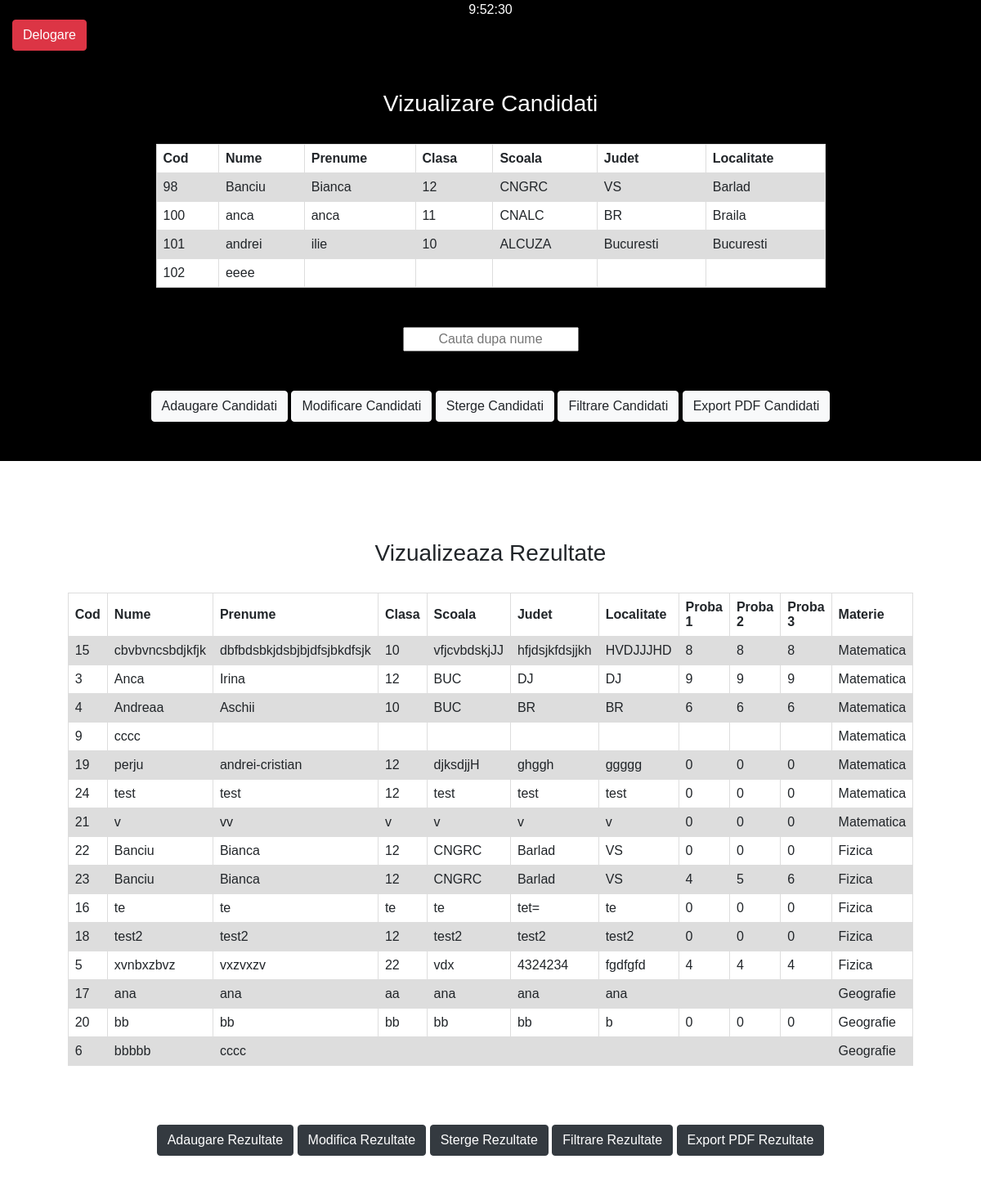
The app's page /olimpiadacomisie.php with its own data.
### tables this page shows
CREATE TABLE `candidati` (
  `cod` int(11) NOT NULL,
  `nume_candidati` varchar(45) DEFAULT NULL,
  `prenume_candidati` varchar(45) DEFAULT NULL,
  `adresa_candidati` varchar(45) DEFAULT NULL,
  `telefon_candidati` varchar(45) DEFAULT NULL,
  `email_candidati` varchar(45) DEFAULT NULL,
  `clasa_candidati` varchar(45) DEFAULT NULL,
  `scoala_candidati` varchar(45) DEFAULT NULL,
  `judet_candidati` varchar(45) DEFAULT NULL,
  `localitate_candidati` varchar(45) DEFAULT NULL,
  `user_candidati` varchar(45) DEFAULT NULL,
  `parola_candidati` varchar(45) DEFAULT NULL,
  `rol_candidati` varchar(45) DEFAULT NULL
);

CREATE TABLE `rezultate` (
  `cod` int(45) NOT NULL,
  `nume_candidati` varchar(45) DEFAULT NULL,
  `prenume_candidati` varchar(45) DEFAULT NULL,
  `clasa_candidati` varchar(45) DEFAULT NULL,
  `scoala_candidati` varchar(45) DEFAULT NULL,
  `localitate_candidati` varchar(45) DEFAULT NULL,
  `judet_candidati` varchar(45) DEFAULT NULL,
  `proba1` varchar(45) DEFAULT '0',
  `proba2` varchar(45) DEFAULT '0',
  `proba3` varchar(45) DEFAULT '0',
  `cod_materie` int(11) NOT NULL
);

CREATE TABLE `materie` (
	`cod_materie` int(11) NOT NULL,
	`denumire_materie` varchar(45) DEFAULT NULL
);

### olimpiadacomisie.php (the view, shortened to what this page needs)
<?php $servername = "127.0.0.1";
$username = "root";
$password = "";
$myDB="7YNzXacPRV";
try {
     $conn = new PDO("mysql:host=$servername;dbname=$myDB", $username, $password);
    $conn->setAttribute(PDO::ATTR_ERRMODE, PDO::ERRMODE_EXCEPTION);
    $sql = "select cod,nume_candidati,prenume_candidati,clasa_candidati,scoala_candidati,judet_candidati,localitate_candidati from candidati";
    $query="select cod, nume_candidati, prenume_candidati, clasa_candidati, scoala_candidati, localitate_candidati, judet_candidati, proba1, proba2, proba3, materie.cod_materie as cod_mat, materie.denumire_materie as den_mat from rezultate, materie where rezultate.cod_materie=materie.cod_materie order by cod_mat, nume_candidati";
    }catch(PDOException $e)
    {
    echo $sql . "<br>" . $e->getMessage();
    $conn = null;
    }
?>
<html>
 <head>
 <link rel="stylesheet" href="https://maxcdn.bootstrapcdn.com/bootstrap/4.0.0-beta/css/bootstrap.min.css">
 <center><body onload="startTime()" style="background-color:black">
<div id="txt" style="color:white"></div></center>
</head>
 </head>
 <body>
<div class="container-fluid" style="background-color:black">
<a href="Login.html">
	<button class="btn btn-danger">Delogare</button>
</a>
<div id="Candidati">
<br>
<center>
<br>
<h3 style="color:white">Vizualizare Candidati</h3><br>
<table id="myTable">
  <tr>
    <th>Cod</th>
    <th>Nume</th>
    <th>Prenume</th>
    <th>Clasa</th>
    <th>Scoala</th>
    <th>Judet</th>
    <th>Localitate</th>
  <?php
    foreach($conn->query($sql) as $row){
    	echo"<tr>";
    	echo "<td>".$row['cod']."</td>";
    		echo "<td>".$row['nume_candidati']."</td>";
    			echo "<td>".$row['prenume_candidati']."</td>";
    				echo "<td>".$row['clasa_candidati']."</td>";
    					echo "<td>".$row['scoala_candidati']."</td>";
    						echo "<td>".$row['judet_candidati']."</td>";
    							echo "<td>".$row['localitate_candidati']."</td>";
    						echo "</tr>";
}
  ?>
</table>
<br><br><input type="text" id="myInput" onkeyup="myFunction()" placeholder="Cauta dupa nume" style="text-align:center" title="Type in a name"><br><br><br>
</center>
<div class="row">
	<div class="span6" style="float: none; margin: 0 auto;">
		<a href="adaugarecandidati.html" style="color:#000000;">
			<button class="btn btn-light">Adaugare Candidati</button>
		</a>
		<a href="update.php" style="color:#000000;">
			<button class="btn btn-light">Modificare Candidati</button>
		</a>
		<a href="delete.php" style="color:#000000;">
			<button class="btn btn-light">Sterge Candidati</button>
		</a>
		<a href="filtrarecandidati.php" style="color:#000000;">
			<button class="btn btn-light">Filtrare Candidati</button>
		</a>
		<a href="pdf-candidati.php" style="color:#000000;">
			<button class="btn btn-light">Export PDF Candidati</button>
		</a>
	</div>
</div>
<br><br>
</div>
</div>
<div id="div2" class="container-fluid" style="background-color:white">
<div id="Rezultate"><br><br><br><br>
	<center>
    <h3>Vizualizeaza Rezultate</h3><br>
    <table id="myTablee">
    <th>Cod</th>
    <th>Nume</th>
    <th>Prenume</th>
    <th>Clasa</th>
    <th>Scoala</th>
    <th>Judet</th>
    <th>Localitate</th>
    <th>Proba 1</th>
    <th>Proba 2</th>
    <th>Proba 3</th>
	<th>Materie</th>
  <?php
    foreach($conn->query($query) as $row){
    	echo"<tr>";
    	echo "<td>".$row["cod"]."</td>";
    		echo "<td>".$row["nume_candidati"]."</td>";
    			echo "<td>".$row["prenume_candidati"]."</td>";
    				echo "<td>".$row["clasa_candidati"]."</td>";
    					echo "<td>".$row["scoala_candidati"]."</td>";
    						echo "<td>".$row["localitate_candidati"]."</td>";
    						echo "<td>".$row["judet_candidati"]."</td>";
    							echo "<td>".$row["proba1"]."</td>";
    								echo "<td>".$row["proba2"]."</td>";
    									echo "<td>".$row["proba3"]."</td>";
    									echo "<td>".$row["den_mat"]."</td>";
    						echo "</tr>";
}
  ?>
</table><br><br><br>
</center>
<div class="row">
	<div class="span6" style="float: none; margin: 0 auto;">
		<a href="adaugarerezultate.php" style="color:#ffffff;">
			<button class="btn btn-dark">Adaugare Rezultate</button>
		</a>
		<a href="edit.php" style="color:#ffffff;">
			<button class="btn btn-dark">Modifica Rezultate</button>
		</a>
		<a href="deleterez1.php" style="color:#ffffff;">
			<button class="btn btn-dark">Sterge Rezultate</button>
		</a>
		<a href="filtrarerezultate.php" style="color:#ffffff;">
			<button class="btn btn-dark">Filtrare Rezultate</button>
		</a>
		<a href="pdf-rezultate.php" style="color:#ffffff;">
			<button class="btn btn-dark">Export PDF Rezultate</button>
		</a>
	</div>
</div>
<br><br>
</div>
</div>
 </body>
</html>

### olimpiadacomisie.php (style rules this page uses)
table { font-family: arial, sans-serif; border-collapse: collapse; width: 70%; text-align: center; }
td, th { border: 1px solid #dddddd; text-align: left; padding: 8px; }
tr:nth-child(even) { background-color: #dddddd; }
tr:nth-child(odd) { background-color: #ffffff; }
body { font-family: Arial; height :100%; margin: 0; }

### records on screen
candidati: cod "98", nume_candidati "Banciu", prenume_candidati "Bianca", clasa_candidati "12", scoala_candidati "CNGRC", judet_candidati "VS", localitate_candidati "Barlad"
candidati: cod "100", nume_candidati "anca", prenume_candidati "anca", clasa_candidati "11", scoala_candidati "CNALC", judet_candidati "BR", localitate_candidati "Braila"
candidati: cod "101", nume_candidati "andrei", prenume_candidati "ilie", clasa_candidati "10", scoala_candidati "ALCUZA", judet_candidati "Bucuresti", localitate_candidati "Bucuresti"
candidati: cod "102", nume_candidati "eeee"
rezultate: cod "15", nume_candidati "cbvbvncsbdjkfjk", prenume_candidati "dbfbdsbkjdsbjbjdfsjbkdfsjk", clasa_candidati "10", scoala_candidati "vfjcvbdskjJJ", localitate_candidati "hfjdsjkfdsjjkh", judet_candidati "HVDJJJHD", proba1 "8", proba2 "8", proba3 "8", cod_materie.denumire_materie "Matematica"
rezultate: cod "3", nume_candidati "Anca", prenume_candidati "Irina", clasa_candidati "12", scoala_candidati "BUC", localitate_candidati "DJ", judet_candidati "DJ", proba1 "9", proba2 "9", proba3 "9", cod_materie.denumire_materie "Matematica"
rezultate: cod "4", nume_candidati "Andreaa", prenume_candidati "Aschii", clasa_candidati "10", scoala_candidati "BUC", localitate_candidati "BR", judet_candidati "BR", proba1 "6", proba2 "6", proba3 "6", cod_materie.denumire_materie "Matematica"
rezultate: cod "9", nume_candidati "cccc", cod_materie.denumire_materie "Matematica"
rezultate: cod "19", nume_candidati "perju", prenume_candidati "andrei-cristian", clasa_candidati "12", scoala_candidati "djksdjjH", localitate_candidati "ghggh", judet_candidati "ggggg", proba1 "0", proba2 "0", proba3 "0", cod_materie.denumire_materie "Matematica"
rezultate: cod "24", nume_candidati "test", prenume_candidati "test", clasa_candidati "12", scoala_candidati "test", localitate_candidati "test", judet_candidati "test", proba1 "0", proba2 "0", proba3 "0", cod_materie.denumire_materie "Matematica"
rezultate: cod "21", nume_candidati "v", prenume_candidati "vv", clasa_candidati "v", scoala_candidati "v", localitate_candidati "v", judet_candidati "v", proba1 "0", proba2 "0", proba3 "0", cod_materie.denumire_materie "Matematica"
rezultate: cod "22", nume_candidati "Banciu", prenume_candidati "Bianca", clasa_candidati "12", scoala_candidati "CNGRC", localitate_candidati "Barlad", judet_candidati "VS", proba1 "0", proba2 "0", proba3 "0", cod_materie.denumire_materie "Fizica"
rezultate: cod "23", nume_candidati "Banciu", prenume_candidati "Bianca", clasa_candidati "12", scoala_candidati "CNGRC", localitate_candidati "Barlad", judet_candidati "VS", proba1 "4", proba2 "5", proba3 "6", cod_materie.denumire_materie "Fizica"
rezultate: cod "16", nume_candidati "te", prenume_candidati "te", clasa_candidati "te", scoala_candidati "te", localitate_candidati "tet=", judet_candidati "te", proba1 "0", proba2 "0", proba3 "0", cod_materie.denumire_materie "Fizica"
rezultate: cod "18", nume_candidati "test2", prenume_candidati "test2", clasa_candidati "12", scoala_candidati "test2", localitate_candidati "test2", judet_candidati "test2", proba1 "0", proba2 "0", proba3 "0", cod_materie.denumire_materie "Fizica"
rezultate: cod "5", nume_candidati "xvnbxzbvz", prenume_candidati "vxzvxzv", clasa_candidati "22", scoala_candidati "vdx", localitate_candidati "4324234", judet_candidati "fgdfgfd", proba1 "4", proba2 "4", proba3 "4", cod_materie.denumire_materie "Fizica"
rezultate: cod "17", nume_candidati "ana", prenume_candidati "ana", clasa_candidati "aa", scoala_candidati "ana", localitate_candidati "ana", judet_candidati "ana", cod_materie.denumire_materie "Geografie"
rezultate: cod "20", nume_candidati "bb", prenume_candidati "bb", clasa_candidati "bb", scoala_candidati "bb", localitate_candidati "bb", judet_candidati "b", proba1 "0", proba2 "0", proba3 "0", cod_materie.denumire_materie "Geografie"
rezultate: cod "6", nume_candidati "bbbbb", prenume_candidati "cccc", cod_materie.denumire_materie "Geografie"
